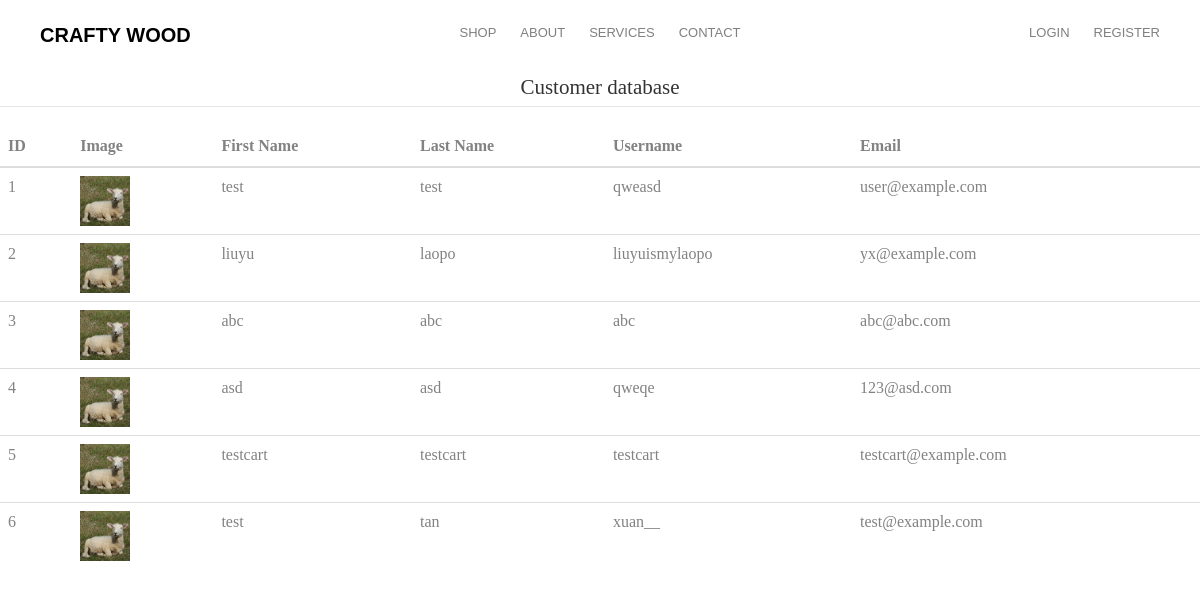
/admin/customer_database, run on the app's committed database.
### ecommercesite/database.py (models this page shows, shortened)
class User(db.Model, UserMixin):
    __tablename__ = 'user'
    id = db.Column(db.Integer, primary_key=True)
    type = db.Column(db.String(20))
    first_name = db.Column(db.String(30), nullable=False)
    last_name = db.Column(db.String(30), nullable=False)
    username = db.Column(db.String(30), nullable=False, unique=True)
    email = db.Column(db.String(100), nullable=False, unique=True)
    password = db.Column(db.String(60), nullable=False)
    role = db.Column(db.String(10), nullable=False, default='user')
    image_file = db.Column(db.String(20), nullable=False, default='defaultpfp.jpg')
    __mapper_args__ = {
        'polymorphic_on':type,
        'polymorphic_identity':'user'
    }

### ecommercesite/routes.py (the view)
@app.route('/admin/customer_database')
def customer_database():
    users = Users.query.all()
    return render_template('admin/customer_database.html', users=users)

### ecommercesite/templates/admin/customer_database.html
{% extends 'layout.html' %}
{% block content %}
<table class="table tbale-sm">
    <legend class='text-center'> Customer database </legend>
    <thead>
        <th>ID</th>
        <th>Image</th>
        <th>First Name</th>
        <th>Last Name</th>
        <th>Username</th>
        <th>Email</th>
    </thead>
    <tbody>
      {% for user in users %}
      <tr>
        <td>{{loop.index}}</td>
        <td> <img src="{{url_for('static',filename='profile_pics/' + user.image_file)}}" alt="{{user.username}}" width="50" height="50"></td>
        <td>{{ user.first_name}}</td>
        <td>{{ user.last_name}}</td>
        <td>{{ user.username }}</td>
        <td>{{ user.email }}</td>
      </tr>
      {% endfor %}
    </tbody>
</table>
{% endblock content %}

### ecommercesite/static/style.css (style rules this page uses)
body { font-family: "Playfair Display", serif; font-weight: 400; font-size: 16px; line-height: 1.7; color: #828282; background: #fff; }

### data on the page
User: image_file (placeholder picture), first_name "test", last_name "test", username "qweasd", email "user@example.com"
User: image_file (placeholder picture), first_name "liuyu", last_name "laopo", username "liuyuismylaopo", email "yx@example.com"
User: image_file (placeholder picture), first_name "abc", last_name "abc", username "abc", email "abc@abc.com"
User: image_file (placeholder picture), first_name "asd", last_name "asd", username "qweqe", email "123@asd.com"
User: image_file (placeholder picture), first_name "testcart", last_name "testcart", username "testcart", email "testcart@example.com"
User: image_file (placeholder picture), first_name "test", last_name "tan", username "xuan__", email "test@example.com"
